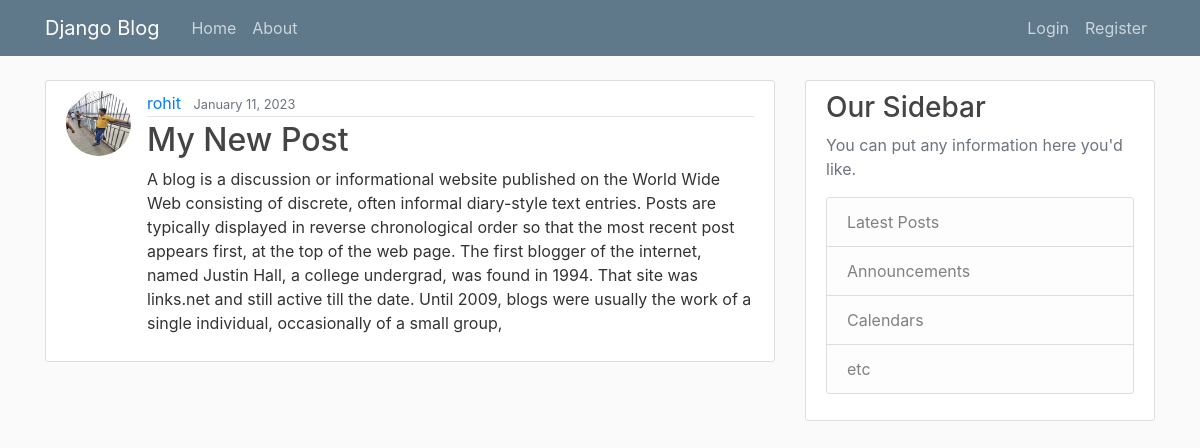
The page /post/10/ on the database its author committed.
### blog/models.py (models this page shows, shortened)
class Post(models.Model):
    title = models.CharField(max_length=100)
    content = models.TextField()
    date_posted = models.DateTimeField(default=timezone.now)
    author = models.ForeignKey(User,on_delete=models.CASCADE)

### users/models.py (models this page shows, shortened)
class Profile(models.Model):
    user = models.OneToOneField(User,on_delete=models.CASCADE)
    image = models.ImageField(default='default.jpg',upload_to='profile_pics')

### blog/views.py (the view)
# urls.py: path('post/<int:pk>/',PostDetailView.as_view(),name='post-detail'),
class PostDetailView(DetailView):
    model = Post
    template_name = 'post_detail.html'

### templates/post_detail.html (shortened to what this page needs)
{% extends "base.html" %}
{% block content %}
    <article class="media content-section">
    <img class = "rounded-circle article-img" src="{{object.author.profile.image.url}}">
        <div class="media-body">
        <div class="article-metadata">
            <a class="mr-2" href="{% url 'user-posts' object.author.username %}">{{ object.author }}</a>
            <small class="text-muted">{{ object.date_posted|date:"F d, Y"}}</small>
            </div>
            <h2 class="article-title" >{{ object.title }}</h2>
            <p class="article-content">{{ object.content }}</p>
        </div>
    </article>
{% endblock content %}

### blog/static/blog/main.css (style rules this page uses)
body { background: #fafafa; color: #333333; margin-top: 5rem; }
h1, h2, h3, h4, h5, h6 { color: #444444; }
.content-section { background: #ffffff; padding: 10px 20px; border: 1px solid #dddddd; border-radius: 3px; margin-bottom: 20px; }
.article-title { color: #444444; }
.article-content { white-space: pre-line; }
.article-img { height: 65px; width: 65px; margin-right: 16px; }
.article-metadata { padding-bottom: 1px; margin-bottom: 4px; border-bottom: 1px solid #e3e3e3 }

### rows shown on the page
Post: author.profile.image (picture), author "rohit", date_posted "January 11, 2023", title "My New Post", content "A blog is a discussion or informational website published on the World Wide Web consisting of discrete, often informal diary-style text entries. Posts are typically displayed in reverse chronological order so that the most recent post appears first, at the top of the web page. The first blogger of the internet, named Justin Hall, a college undergrad, was found in 1994. That site was links.net and still active till the date. Until 2009, blogs were usually the work of a single individual, occasionally of a small group,"
